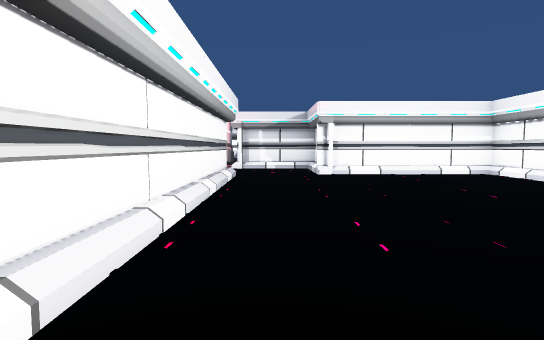
view 1 (above)

12 first-person views from a walk through a scene from a Unity 3-D project. The camera is 1.5 m above the floor, tilts 4° down and sees 80° across. The floor is counted in squares, 2 m on a side. Each view is taken from the middle of a square. On the plan, view 1 faces up. The plan holds only what a view shows up to about 11 squares ahead; the rest is blank. The place goes on beyond the plan. The player is left out. Some surface patterns are stand-ins.

view 2
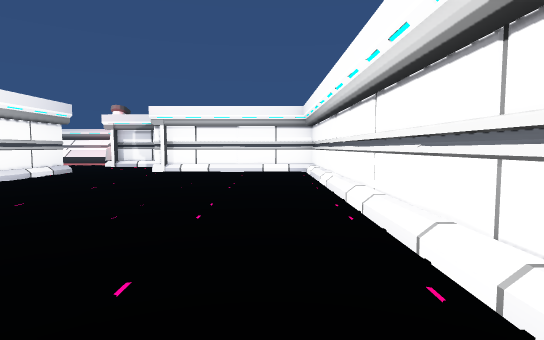

view 3
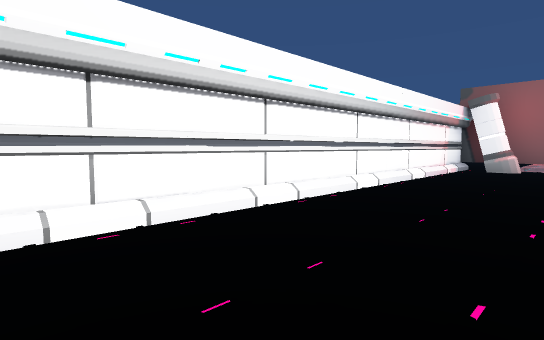

view 4
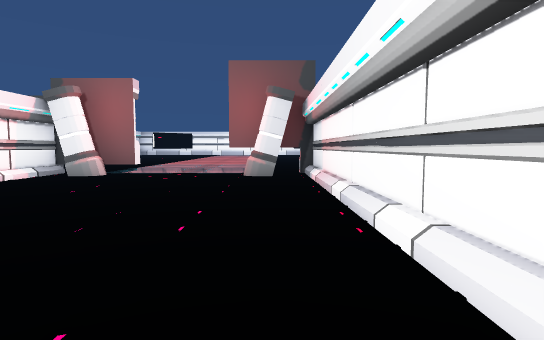

view 5
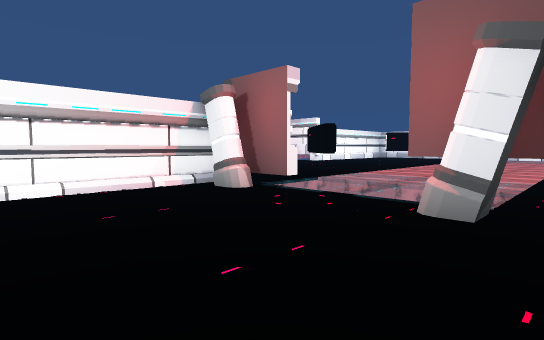

view 6
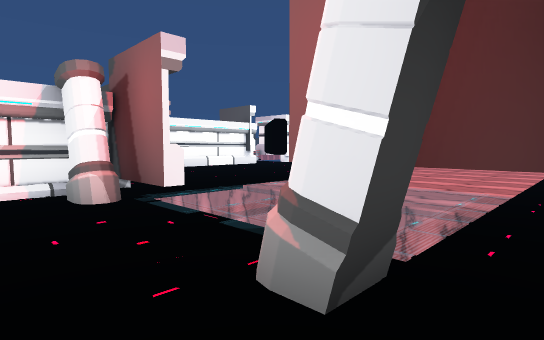

view 7
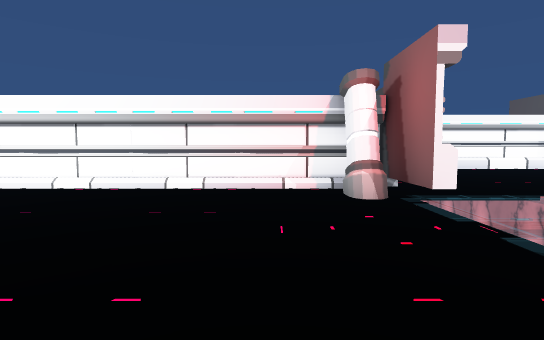

view 8
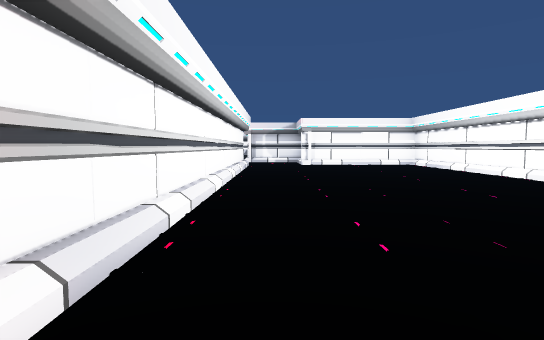

view 9
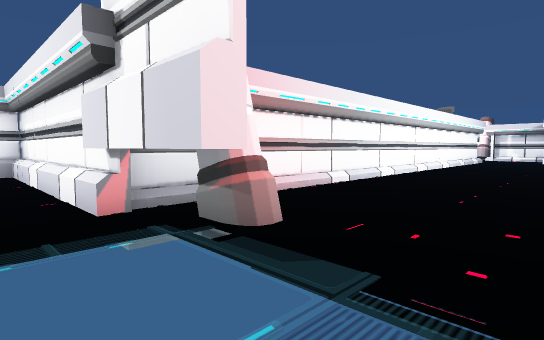

view 10
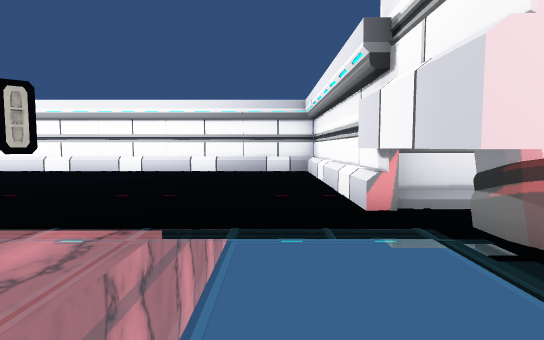

view 11
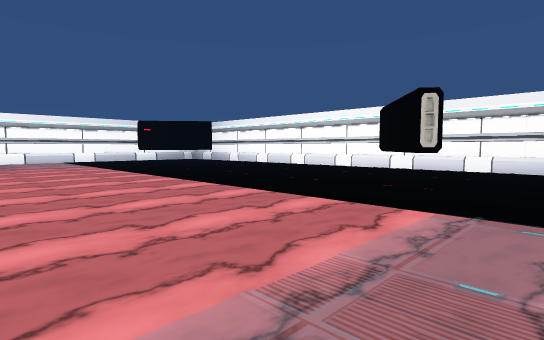

view 12
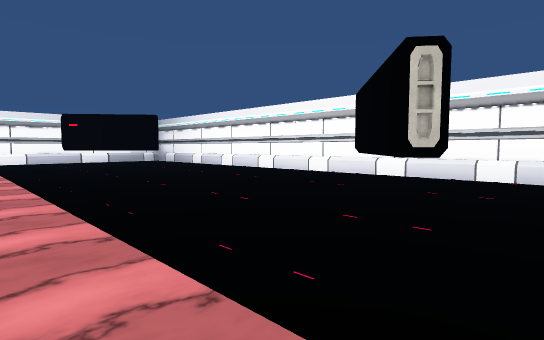

### Floor plan
Key: @ floor where view 1 was taken; # wall or solid block; . floor; / step, stairs or slope; = window, fence, low wall or low ledge; ≈ lava the walk keeps out of; O other object.
Columns run from 8 left of view 1 to 7 right of it. Each row starts with its distance up from view 1.
 10          .######
  9          .#///.#
  8        #      /#
  7        #      /#
  6        /      /#
  5       =/      /#
  4       #/   .  /#
  3       #/      /#
  2       #/   .. /#
  1       #/.  .. /#
  0       #/@     /#
 -1       #/     ./#
 -2       #/      /#
 -3       #/      /#
 -4       #/      /#
 -5       #/.     /#
 -6       #/      /#
 -7       #/.... ./#
 -8       #/O....O/#
 -9 ##########   ###
-10 #.      .  . ..
-11 #.      ......
-12 #.      ......
-13 #.      .....
-14 #.   O  ≈≈≈≈≈
-15 #.   O  ≈≈≈≈≈
-16 #.      ≈≈≈≈≈
-17 #.      ≈≈≈≈≈
-18 #.      ≈≈≈≈≈
-19 #.      ≈≈≈≈
-20 #.      ≈≈≈≈
-21         ≈≈≈≈
-22         ≈≈≈≈
-23         ≈≈≈≈
-24          ≈≈≈
-25           ≈≈

Where each view was taken, in squares from view 1:
view 1: 0 up, 0 right, facing up
view 2: 1 down, 5 right, facing up
view 3: 4 up, 3 right, facing down-right
view 4: 1 up, 0 right, facing down
view 5: 3 down, 1 left, facing down-right
view 6: 6 down, 1 left, facing down-right
view 7: 6 down, 1 left, facing right
view 8: 5 down, 0 right, facing up
view 9: 10 down, 3 right, facing up-left
view 10: 10 down, 3 right, facing left
view 11: 12 down, 4 right, facing down-left
view 12: 13 down, 1 right, facing down-left
